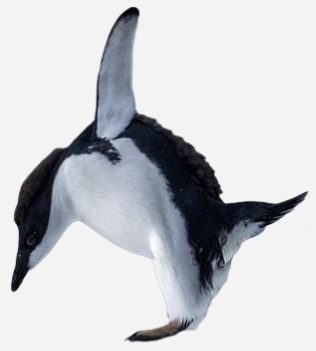
%> input picture PenguinIMG.png, 316 x 351 px
$ octave PA2_Zafiruddin.m   (GNU Octave 9; MATLAB toolbox functions it lacks are replaced by stand-ins)
%> lines starting %> are read from the running program, lines starting %| are printed output that depends on the picture
### AbdPressurePenguin.m
function [Pa] = AbdPressurePenguin(p, r, R, v0, theta, y0)
% Ameen Rasheed Zafiruddin
% ameenrz@email.unc.edu
% 05/27/2021
% AbdPressurePenguin.m
%
% Calculates the required output abdominal pressure of penguins based on
% "Projectile Trajectory of Penguin’s Faeces and Rectal Pressure Revisited"
% (H. Tajima, F. Fujisawa, 2007).
% Input: p -- mass density of penguin feces (kg/m^3)
%        r -- radius of penguin sphincter (m)
%        R -- radius of penguin stomach (m)
%        v0 -- initial launch velocity of ejected feces (m/s)
%        theta -- initial launch angle of ejected feces (degrees)
%        y0 -- initial height of penguin (m)
% Output: Pa -- abdominal pressure of penguin (kPa)

%% Declarations
g = -9.8; % surface acceleration from gravity (m/s)
C = 0.611; % typical coefficient of contraction

%% Calculations
vx0 = v0.*cosd(theta);
vy0 = v0.*sind(theta);

T = ((-vy0) - sqrt((vy0.^2) - (2.*g.*y0)))./g;

V = ((C*pi*(r^2))/(2*g)) * ( (vy0*v0) - ( (vy0-(g*T)) * sqrt((((g*T)-vy0)^2) + (vx0^2)) ) -...
    ( (vx0^2) * log( (sqrt((((g*T)-vy0)^2)+(vx0^2)) - (g*T) + vy0)/(v0 + vy0) ) ) );

Pa = ( (1/2)*(p)*(v0^2) ) - ( ((p*g)/(pi*(R^2)))*V );

Pa = Pa/1000; % Converts from Pa to kPa

end

### ProjectileKinem.m
function [T, R] = ProjectileKinem(v0, theta, y0)
% Ameen Rasheed Zafiruddin
% ameenrz@email.unc.edu
% 05/26/2021
% ProjectileKinem.m
%
% Calculates the time of flight and range of a projectile launched
% (assuming no external forces).
% Inputs: v0 -- initial launch velocity (m/s)
%         theta -- initial launch angle (degrees)
%         y0 -- initial launch height (m)
% Outputs: T -- time of flight (s)
%          R -- range of flight (m)

%% Declarations
g = -9.8; % surface acceleration from gravity (m/s)

%% Calculations
vx0 = v0.*cosd(theta);
vy0 = v0.*sind(theta);

T = ((-vy0) - sqrt((vy0.^2) - (2.*g.*y0)))./g;
R = vx0 .* T;

end

### ProjectilePosit.m
function [x, y] = ProjectilePosit(v0, theta, y0, div)
% Ameen Rasheed Zafiruddin
% ameenrz@email.unc.edu
% 05/26/2021
% ProjectilePosit.m
%
% Provides the position of a projectile over time as a vector of x and y
% positions.
% Inputs: v0 -- initial launch velocity (m/s)
%         theta -- initial launch angle (degrees)
%         y0 -- initial launch height (m)
%         div -- number of time subdivisions
% Outputs: x -- vector of x positions over time (m)
%          y -- vector of y positions over time (m)

%% Declarations
g = -9.8; % surface acceleration from gravity (m/s)

%% Calculations
vx0 = v0.*cosd(theta);
vy0 = v0.*sind(theta);

T = ((-vy0) - sqrt((vy0.^2) - (2.*g.*y0)))./g;

t = linspace(0, T, div);

y = (y0) + (vy0.*t) + ((1/2).*g.*(t.^2));
x = (vx0.*t);

end

### PA2_Zafiruddin.m
% Ameen Rasheed Zafiruddin
% ameenrz@email.unc.edu
% 05/27/2021
% PA2_Zafiruddin.m
%
% Calculates the required initial velocity and angles to hit a specified
% target distance and plots the motion of two different scenarios.

clear
clc
close all

%% Declarations
% Variables
h = 1.0; % initial height (m)
targetX = 0.6; % target distance (m)

v0AMin = 0; % min possible initial launch velocity for Part A (m/s)
v0AMax = 3; % max possible initial launch velocity for Part A (m/s)
v0ASub = 500000; % number of possible velocities between min and max for Part A
thetaA = 45; % initial launch angle for Part A (degrees)

v0B = 2; % initial launch velocity for Part B (m/s)
thetaBMin = -90; % min possible initial launch angle for Part B (degree)
thetaBMax = 90; % max possible initial launch angle for Part B (degree)
thetaBSub = 500000; % number of possible angles between min and max for Part B

plotSub = 500000; % number of plotted points per line in Plot iii

p = 1141; % mass density of penguin feces (kg/m^3)
r = 0.004; % radius of penguin sphincter (m)
R = 0.1; % radius of penguin stomach (m)

% Prints out intputs to Command Window (commented out to avoid extraneous
% output deductions)
%   fprintf("------------------ INPUTS ------------------\n")
%   fprintf("Initial Height                = %.2f m\n", h)
%   fprintf("Target Distance               = %.2f m\n", targetX)

%% Part A Calculations (Fixed Angle)

    % A.i. ALL POSSIBLE INITIAL VELOCITIES WITH FIXED ANGLE

% Creates array of possible velocities
v0A = linspace(v0AMin, v0AMax, v0ASub);
% Determines array of ranges/ToFs from array of possible velocities
[tA, rA] = ProjectileKinem(v0A, thetaA, h);

    % A.ii. INITIAL VELOCITY THAT REACH targetX

% v0ALimit/rALimit curve -- only the section of v0A/rA curve BELOW targetX
rALimit = rA(rA <= targetX);       % y of LOWER curve
v0ALimit = v0A(1:length(rALimit)); % x of LOWER curve
% Uses max() function to find the highest point on the LOWER curve (which is
% the INITIAL VELOCITY that reaches targetX)
[v0AInt, v0AIntIndex] = max(v0ALimit);
% debug plot of LOWER curve (uncomment to view)
%   figure(2)
%   plot(v0ALimit, rALimit, [v0AMin,v0AMax], [targetX,targetX])

%% Part A Outputs (Fixed Angle)
% Plots v0A vs rA
figure(1)
hold on
plot(v0A, rA, 'LineWidth', 1)
plot([v0AMin,v0AMax], [targetX,targetX])
hold off
% Customizes plot
xlabel('initial velocity (m/s)')
ylabel('range (m)')
title('[Part A] Initial Velocities vs Ranges with a Fixed Initial Angle')
axis([v0AMin, v0AMax, 0, 1.1*max(rA)])
grid()
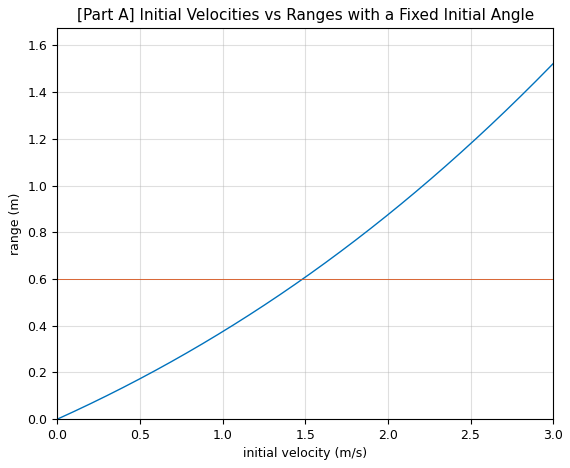
%> figure redrawn from the program's plot data; curve peaks at x = 3, y = 1.52

% Prints out results to Command Window
fprintf("------------------ PART A ------------------\n")
fprintf("Required Initial Velocity     = %.2f m/s\n", v0AInt)
fprintf("Fixed Initial Angle           = %.2f%c\n", thetaA, 176)

%% Part B Calculations (Fixed Velocity)

    % B.i. ALL POSSIBLE INITIAL ANGLES WITH FIXED VELOCITY

% Creates array of possible angles
thetaB = linspace(thetaBMin, thetaBMax, thetaBSub);
% Determines array of ranges/ToFs form array of possible velocities
[tB, rB] = ProjectileKinem(v0B, thetaB, h);

    % B.ii. INITIAL ANGLES THAT REACHES targetX

% Determines index of peak of thetaB/rB parabola (this will be the splitting
% point, guaranteeing there will only be ONE intercept on each side)
[rBMax, rBMaxIndex] = max(rB);

    % LOWER ANGLE (LEFT) INTERCEPT
% thetaB1/rB1 curve -- only the section of thetaB/rB curve to the LEFT of the peak
rB1 = rB(1:rBMaxIndex);         % y of LEFT curve
thetaB1 = thetaB(1:rBMaxIndex); % x of LEFT curve
% thetaB1Limit/rB1Limit curve -- only the section of thetaB1/rB1 curve BELOW targetX
rB1Limit = rB1(rB1 <= targetX);             % y of LOWER-LEFT curve
thetaB1Limit = thetaB1(1:length(rB1Limit)); % x of LOWER-LEFT curve
% Uses max() function to find the highest point on the LOWER-LEFT curve
% (which is the LOWER ANGLE that reaches targetX)
[thetaB1Int, thetaB1IntIndex] = max(thetaB1Limit);
% debug plot of LOWER-LEFT curve (uncomment to view)
%   figure(4)
%   plot(thetaB1Limit, rB1Limit, [thetaBMin,thetaBMax], [targetX,targetX])

    % UPPER ANGLE (RIGHT) INTERCEPT
% thetaB2/rB2 curve -- only the section of thetaB/rB curve to the RIGHT of the peak
rB2 = rB(rBMaxIndex:end);         % y of RIGHT curve
thetaB2 = thetaB(rBMaxIndex:end); % x of RIGHT curve
% thetaB2Limit/rB2Limit curve -- only the section of thetaB2/rB2 curve ABOVE targetX
rB2Limit = rB2(rB2 >= targetX);             % y of UPPER-RIGHT curve
thetaB2Limit = thetaB2(1:length(rB2Limit)); % x of UPPER-RIGHT curve
% Uses max() function to find the lowest point on the UPPER-RIGHT curve
% (which is the UPPER ANGLE that reaches targetX)
[thetaB2Int, thetaB2IntIndex] = max(thetaB2Limit);
% debug plot of UPPER-RIGHT curve (uncomment to view)
%   figure(5)
%   plot(thetaB2Limit, rB2Limit, [thetaBMin,thetaBMax], [targetX,targetX])

%% Part B Outputs (Fixed Velocity)
% Plots thetaB vs rB
figure(3)
hold on
plot(thetaB, rB, 'LineWidth', 1)
plot([thetaBMin,thetaBMax], [targetX,targetX])
hold off
% Customizes plot
xlabel('initial angle (degrees)')
ylabel('range (m)')
title('[Part B] Initial Angles vs Ranges with a Fixed Initial Velocity')
axis([thetaBMin, thetaBMax, 0, 1.1*max(rB)])
grid()
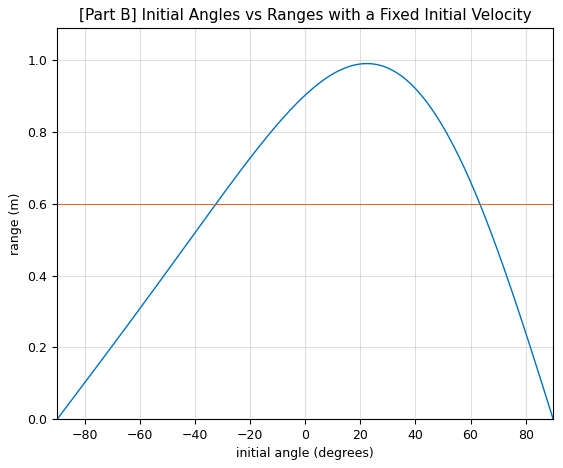
%> figure redrawn from the program's plot data; curve peaks at x = 22.38, y = 0.991

% Prints out results to Command Window
fprintf("------------------ PART B ------------------\n")
fprintf("Fixed Initial Velocity        = %.2f m/s\n", v0B)
fprintf("Required Initial Angle (Low)  = %.2f%c\n", thetaB1Int, 176)
fprintf("Required Initial Angle (High) = %.2f%c\n", thetaB2Int, 176)

%% Part C Calculations (Visualizing Motion)
% Determines the coordinates of projectile motion for each scenario
[xA, yA] = ProjectilePosit(v0AInt, thetaA, h, plotSub);
[xB1, yB1] = ProjectilePosit(v0B, thetaB1Int, h, plotSub);
[xB2, yB2] = ProjectilePosit(v0B, thetaB2Int, h, plotSub);

%% Part C Outputs (Visualizing Motion)
% Plot projectile motion of all scenarios
figure(6)
plot(xA, yA, xB1, yB1, xB2, yB2, 'LineWidth', 1)
% Customizes plot
xlabel('x distance (m)')
ylabel('y distance (m)')
title('[Part C] x Distance vs y Distance for Scenarios A, B1, and B2')
axis([0, 1.1*max([xA,xB1,xB2]), 0, 1.1*max([yA,yB1,yB2])])
legend('A (Fixed Angle)','B1 (Lower Angle of Fixed Velocity)',...
    'B2 (Higher Angle of Fixed Velocity)','Location','southwest')
grid()
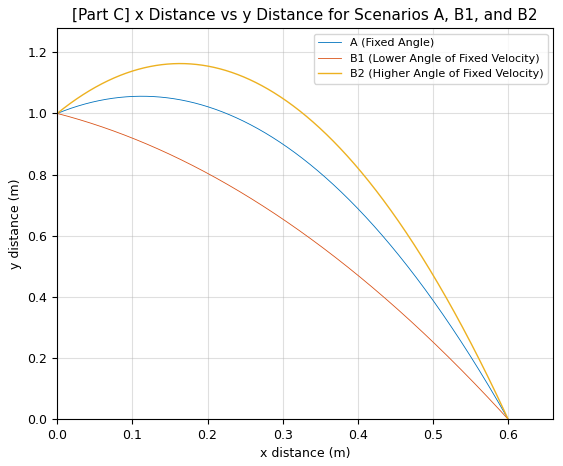
%> figure redrawn from the program's plot data; curve peaks at x = 0.112, y = 1.06; curve peaks at x = 0, y = 1; curve peaks at x = 0.163, y = 1.16

% Inserts image of a defacating penguin on plot [Part C]
yIMG = ((0.92 - 0.1)/max([yA,yB1,yB2]))*h; % auto positions y-axis of IMG
axes('pos',[-.08, yIMG, .3, .18])
imshow('PenguinIMG.png')

% Prints out confirmation to Command Window (commented out to avoid
% extraneous output deductions)
%   fprintf("------------------ PART C ------------------\n")
%   fprintf("[Projectile Motion for A and B plotted]\n")

%% Part D Calculations (Abdominal Pressure)
% Calculates the required abdominal pressure for each scenario
pA = AbdPressurePenguin(p, r, R, v0AInt, thetaA, h);
pB1 = AbdPressurePenguin(p, r, R, v0B, thetaB1Int, h);
pB2 = AbdPressurePenguin(p, r, R, v0B, thetaB2Int, h);

%% Part D Outputs (Abdominal Pressure)
% Prints out results to Command Window
fprintf("------------------ PART D ------------------\n")
fprintf("Part A Abdominal Pressure         = %.2f kPa\n", pA)
fprintf("Part B1 Abdominal Pressure (Low)  = %.2f kPa\n", pB1)
fprintf("Part B2 Abdominal Pressure (High) = %.2f kPa\n", pB2)
